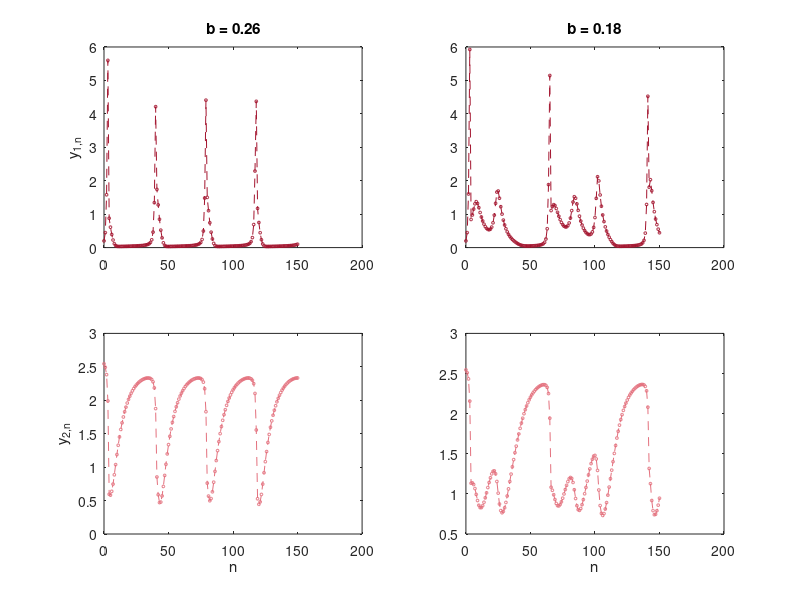

This figure's MATLAB source:
% Fig. 2.19: Action potentials in the Chialvo model (book, Section 2.5, Eq. 2.33)
% y1_{n+1} = y1_n^2 exp(y2_n - y1_n) + k,  y2_{n+1} = a y2_n - b y1_n + c  with a = 0.89, c = 0.28, k = 0.03
% left b = 0.26 (regular), right b = 0.18 (chaotic, early afterdepolarizations); top y1, bottom y2
% (c) 2026 Philipp Kügler · Program for the book "Dynamical Systems in the Life Sciences" · MIT License (see LICENSE)
a = 0.89; c = 0.28; k = 0.03; N = 150;
bs = [0.26 0.18];
for sp = 1:2
    b = bs(sp);
    y1 = zeros(1, N + 1); y2 = zeros(1, N + 1);
    y1(1) = 0.2; y2(1) = c / (1 - a);
    for j = 1:N
        y1(j + 1) = y1(j)^2 * exp(y2(j) - y1(j)) + k;
        y2(j + 1) = a * y2(j) - b * y1(j) + c;
    end
    ap = sum(y1(2:end) > 1 & y1(1:end-1) <= 1);        % number of excursions above 1
    fprintf('b = %g: %d action potentials in %d steps, max y1 = %.2f\n', b, ap, N, max(y1));
    subplot(2, 2, sp);
    plot(0:N, y1, 'o--', 'MarkerSize', 2, 'Color', [0.64 0.08 0.18]); title(sprintf('b = %g', b));
    if sp == 1, ylabel('y_{1,n}'); end
    subplot(2, 2, sp + 2);
    plot(0:N, y2, 'o--', 'MarkerSize', 2, 'Color', [0.89 0.44 0.49]); xlabel('n');
    if sp == 1, ylabel('y_{2,n}'); end
end
